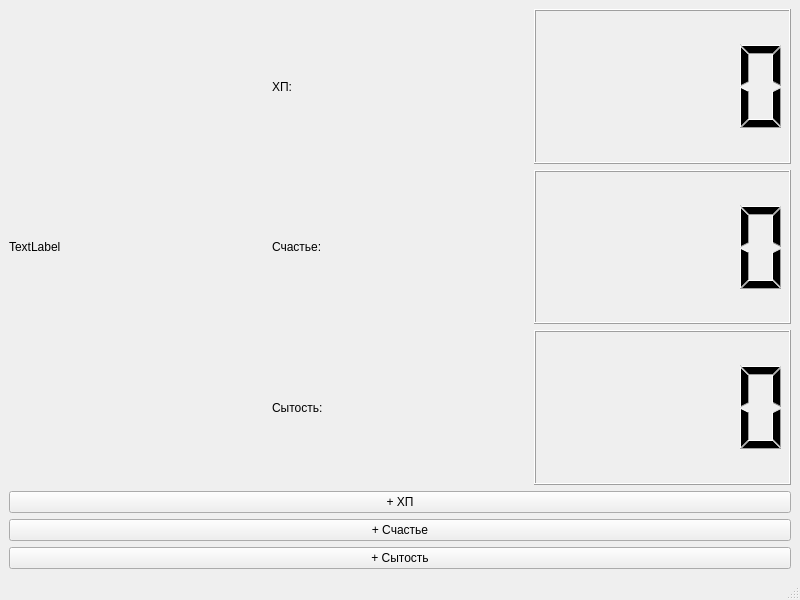
<?xml version="1.0" encoding="UTF-8"?>
<ui version="4.0">
 <class>MainWindow</class>
 <widget class="QMainWindow" name="MainWindow">
  <property name="geometry">
   <rect>
    <x>0</x>
    <y>0</y>
    <width>800</width>
    <height>600</height>
   </rect>
  </property>
  <property name="windowTitle">
   <string>MainWindow</string>
  </property>
  <widget class="QWidget" name="centralwidget">
   <layout class="QHBoxLayout" name="horizontalLayout">
    <item>
     <layout class="QVBoxLayout" name="verticalLayout_2">
      <item>
       <layout class="QHBoxLayout" name="horizontalLayout_3">
        <item>
         <widget class="QLabel" name="pic">
          <property name="text">
           <string>TextLabel</string>
          </property>
         </widget>
        </item>
        <item>
         <layout class="QVBoxLayout" name="verticalLayout_4">
          <item>
           <widget class="QLabel" name="label_3">
            <property name="text">
             <string>ХП:</string>
            </property>
           </widget>
          </item>
          <item>
           <widget class="QLabel" name="label_4">
            <property name="text">
             <string>Счастье:</string>
            </property>
           </widget>
          </item>
          <item>
           <widget class="QLabel" name="label_5">
            <property name="text">
             <string>Сытость:</string>
            </property>
           </widget>
          </item>
         </layout>
        </item>
        <item>
         <layout class="QVBoxLayout" name="verticalLayout_3">
          <item>
           <widget class="QLCDNumber" name="lcdNumber_HP"/>
          </item>
          <item>
           <widget class="QLCDNumber" name="lcdNumber_Happiness"/>
          </item>
          <item>
           <widget class="QLCDNumber" name="lcdNumber_Hunger"/>
          </item>
         </layout>
        </item>
       </layout>
      </item>
      <item>
       <widget class="QPushButton" name="pushButton_HP">
        <property name="text">
         <string>+ ХП</string>
        </property>
       </widget>
      </item>
      <item>
       <widget class="QPushButton" name="pushButton_Happiness">
        <property name="text">
         <string>+ Счастье</string>
        </property>
       </widget>
      </item>
      <item>
       <widget class="QPushButton" name="pushButton_Hunger">
        <property name="text">
         <string>+ Сытость</string>
        </property>
       </widget>
      </item>
     </layout>
    </item>
   </layout>
  </widget>
  <widget class="QMenuBar" name="menubar">
   <property name="geometry">
    <rect>
     <x>0</x>
     <y>0</y>
     <width>800</width>
     <height>21</height>
    </rect>
   </property>
  </widget>
  <widget class="QStatusBar" name="statusbar"/>
 </widget>
 <resources/>
 <connections/>
</ui>
